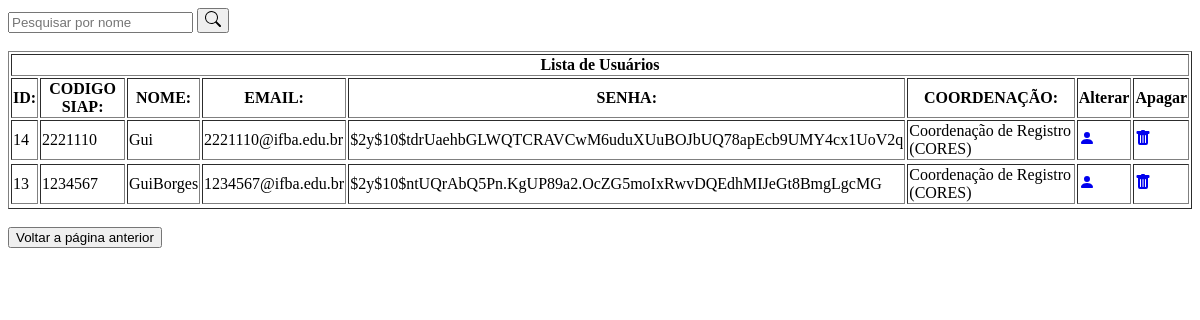
The page /administracao/lista.php (signed in) on the database as committed earlier.
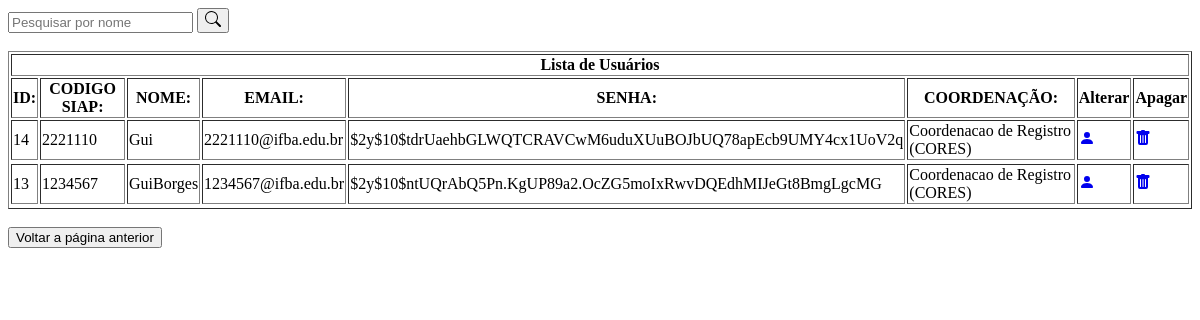
The same page on the database as committed later.
### tables this page shows
CREATE TABLE `coordenacao` (
  `identificador` varchar(6) NOT NULL,
  `cod_siape` bigint(7) NOT NULL,
  `id` int(11) NOT NULL,
  `nome` varchar(100) NOT NULL,
  `email` varchar(100) NOT NULL,
  `senha` varchar(255) NOT NULL,
  `coordenacao` varchar(45) NOT NULL
);

### login/conexao.php (called while the page is built, shortened)
<?php
	Function banco($server, $user, $password, $db, $consulta)
	{
	 $banco =  new mysqli($server, $user, $password, $db);
	 if (!$resultado = $banco->query($consulta)) {
		        echo "Falha na consulta referência: (".$banco->errno.") - ".$banco->error;
				  echo "<a href = 'incluir.php'> <img src = 'img/fundo/voltar.png' / width = 40 heigth= 40> </a>";
				  exit();
	 }
	 return $resultado;
	}
?>

### administracao/lista.php (the view, shortened to what this page needs)
<?php
    include('../login/conexao.php');
    extract($_POST);
    if(!empty($buscar))
    {
        $pesquisar = $buscar;
        $consulta = "SELECT * FROM coordenacao WHERE nome LIKE '%$pesquisar%' ORDER BY id DESC";
        $resultado = banco($server, $user, $password, $db, $consulta);
    }
    else
    {
        $consulta = "SELECT * FROM coordenacao ORDER BY cod_siape DESC";
        $resultado = banco($server, $user, $password, $db, $consulta);
    }
?>
<!DOCTYPE html>
<html lang="en">
<head>
</head>
<body>
    <form action="" method="post">
    <input type="text" name="buscar" placeholder="Pesquisar por nome" id="pesquisar">
        <button type = 'submit'>
        </button>
    <br><br>
    <table border="1">
        <tr>
            <th colspan = "8"> Lista de Usuários </th>
        </tr>
        <tr>
        <th> ID:</th>
        <th> CODIGO SIAP:</th>
        <th> NOME:</th>
        <th> EMAIL:</th>
        <th> SENHA:</th>
        <th> COORDENAÇÃO:</th>
        <th> Alterar</th>
        <th> Apagar</th>
        </tr>
        <?php
            while($user_data = mysqli_fetch_assoc($resultado)) {
                echo "<tr>";
                echo "<td>".$user_data['id']."</td>";
                echo "<td>".$user_data['cod_siape']."</td>";
                echo "<td>".$user_data['nome']."</td>";
                echo "<td>".$user_data['email']."</td>";
                echo "<td>".$user_data['senha']."</td>";
                echo "<td>".$user_data['coordenacao']."</td>";
                echo "<td>
                <a href='editar.php?id=$user_data[id]' target>
                <svg xmlns='http://www.w3.org/2000/svg' width='16' height='16' fill='currentColor' class='bi bi-person-fill' viewBox='0 0 16 16'>
                <path d='M3 14s-1 0-1-1 1-4 6-4 6 3 6 4-1 1-1 1H3Zm5-6a3 3 0 1 0 0-6 3 3 0 0 0 0 6Z'/>
                </svg>
                </a>
                </td>";
                echo "<td>
                <a class='btn btn-sm btn-danger' href='delete.php?id=$user_data[id]' title='Deletar'>
                <svg xmlns='http://www.w3.org/2000/svg' width='16' height='16' fill='currentColor' class='bi bi-trash-fill' viewBox='0 0 16 16'>
                <path d='M2.5 1a1 1 0 0 0-1 1v1a1 1 0 0 0 1 1H3v9a2 2 0 0 0 2 2h6a2 2 0 0 0 2-2V4h.5a1 1 0 0 0 1-1V2a1 1 0 0 0-1-1H10a1 1 0 0 0-1-1H7a1 1 0 0 0-1 1H2.5zm3 4a.5.5 0 0 1 .5.5v7a.5.5 0 0 1-1 0v-7a.5.5 0 0 1 .5-.5zM8 5a.5.5 0 0 1 .5.5v7a.5.5 0 0 1-1 0v-7A.5.5 0 0 1 8 5zm3 .5v7a.5.5 0 0 1-1 0v-7a.5.5 0 0 1 1 0z'/>
                </svg>
                </a>
                </td>";
                echo "<tr>";
                }
        ?>
    </table><br>
    <input type="submit" name="voltar" value="Voltar a página anterior">
    </form>
    <br>
</body>
</html>

Rows that differ between the two databases and show on the page:
changed coordenacao "Gui": coordenacao "Coordenação de Registro (CORES)" → "Coordenacao de Registro (CORES)"
changed coordenacao "GuiBorges": coordenacao "Coordenação de Registro (CORES)" → "Coordenacao de Registro (CORES)"
